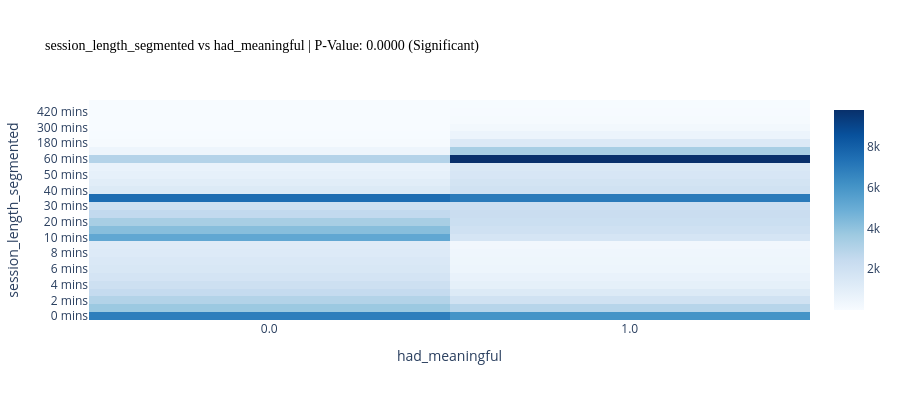
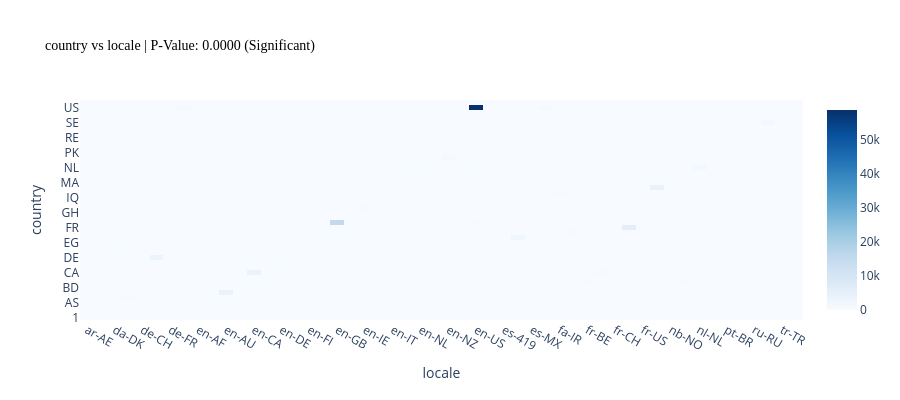

The code cell stored with these charts, in order, in its notebook:
### Code cell
# Correlation study: heatmaps
correlation_figs = visualizer.correlation_study()

### Figure 1 — Plotly figure (JSON) as saved in the notebook; plotly's stock layout.template omitted (floating-point values rounded to 4 significant figures)
{"data": [{"colorscale": [[0, "rgb(247,251,255)"], [0.125, "rgb(222,235,247)"], [0.25, "rgb(198,219,239)"], [0.375, "rgb(158,202,225)"], [0.5, "rgb(107,174,214)"], [0.625, "rgb(66,146,198)"], [0.75, "rgb(33,113,181)"], [0.875, "rgb(8,81,156)"], [1, "rgb(8,48,107)"]], "type": "heatmap", "x": ["0.0", "1.0"], "y": ["0 mins", "1 mins", "2 mins", "3 mins", "4 mins", "5 mins", "6 mins", "7 mins", "8 mins", "9 mins", "10 mins", "15 mins", "20 mins", "25 mins", "30 mins", "35 mins", "40 mins", "45 mins", "50 mins", "55 mins", "60 mins", "120 mins", "180 mins", "240 mins", "300 mins", "360 mins", "420 mins", "480 mins"], "z": [[6883, 6042], [3736, 2922], [3048, 1953], [2484, 1328], [2086, 880], [1728, 665], [1530, 480], [1430, 422], [1279, 378], [1192, 302], [5197, 1663], [4207, 1979], [3382, 2177], [2567, 2273], [2071, 2147], [7504, 6993], [1339, 1919], [1066, 1785], [835, 1596], [671, 1465], [3003, 9813], [493, 3375], [108, 1343], [39, 525], [12, 246], [2, 102], [1, 50], [1, 32]]}], "layout": {"height": 400, "title": {"font": {"color": "black", "family": "Arial Black", "size": 14}, "text": "session_length_segmented vs had_meaningful | P-Value: 0.0000 (Significant)"}, "xaxis": {"title": {"text": "had_meaningful"}}, "yaxis": {"title": {"text": "session_length_segmented"}}}}

### Figure 2 — Plotly figure (JSON) as saved in the notebook; plotly's stock layout.template omitted (floating-point values rounded to 4 significant figures; data arrays with more than 128 entries replaced by an {"elided": "..."} marker saying what was removed)
{"data": [{"colorscale": [[0, "rgb(247,251,255)"], [0.125, "rgb(222,235,247)"], [0.25, "rgb(198,219,239)"], [0.375, "rgb(158,202,225)"], [0.5, "rgb(107,174,214)"], [0.625, "rgb(66,146,198)"], [0.75, "rgb(33,113,181)"], [0.875, "rgb(8,81,156)"], [1, "rgb(8,48,107)"]], "type": "heatmap", "x": ["ar-AE", "ar-EG", "da-DK", "de-AT", "de-CH", "de-DE", "de-FR", "en", "en-AF", "en-AS", "en-AU", "en-BE", "en-CA", "en-CH", "en-DE", "en-ES", "en-FI", "en-FR", "en-GB", "en-GE", "en-IE", "en-IN", "en-IT", "en-NG", "en-NL", "en-NO", "en-NZ", "en-SE", "en-US", "en-ZA", "es-419", "es-ES", "es-MX", "es-US", "fa-IR", "fi-FI", "fr-BE", "fr-CA", "fr-CH", "fr-FR", "fr-US", "it-IT", "nb-NO", "nl-BE", "nl-NL", "pl-PL", "pt-BR", "ro-RO", "ru-RU", "sv-SE", "tr-TR", "zh-Hans-CN"], "y": ["1", "AE", "AF", "AS", "AT", "AU", "BD", "BE", "BR", "CA", "CH", "CN", "DE", "DK", "DZ", "EG", "ES", "FI", "FR", "GB", "GE", "GH", "IE", "IN", "IQ", "IR", "IT", "MA", "MX", "NG", "NL", "NO", "NZ", "PK", "PL", "PR", "RE", "RO", "SA", "SE", "TR", "UG", "US", "ZA"], "z": {"elided": "44x52 int values"}}], "layout": {"height": 400, "title": {"font": {"color": "black", "family": "Arial Black", "size": 14}, "text": "country vs locale | P-Value: 0.0000 (Significant)"}, "xaxis": {"title": {"text": "locale"}}, "yaxis": {"title": {"text": "country"}}}}
